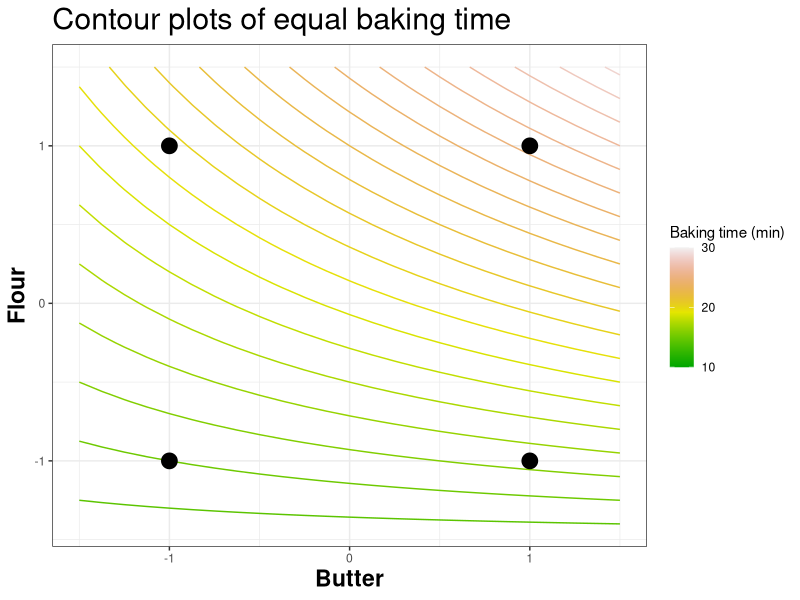

R code for this plot: (Note: this script raises an error after producing the figure.)
A = B  = c(-1, +1)
design <- expand.grid(A=A, B=B)
Butter = design$A
Flour = design$B
y = c(15, 16, 20, 25)
lsmodel = lm(y~Butter*Flour)
summary(lsmodel)

xlim=c(-1.5, +1.5)
ylim=c(-1.5, +1.5)
xlab="Butter"
ylab="Flour"
main ="Contour plots of equal baking time"
N=25
colour.function = terrain.colors
H.grid <- seq(xlim[1], xlim[2], length = N)
V.grid <- seq(ylim[1], ylim[2], length = N)
grd <- expand.grid(H.grid, V.grid)
n <- dim(grd)[1]
valid.names <- colnames(model.frame(lsmodel))[dim(model.frame(lsmodel))[2]:2]
  valid.names <- valid.names[valid.names != xlab]
  valid.names <- valid.names[valid.names != ylab]
  h.points <- model.frame(lsmodel)[, xlab]
  v.points <- model.frame(lsmodel)[, ylab]
  expt_points <- data.frame(xlab = h.points, ylab = v.points)
  colnames(grd) <- c(xlab, ylab)
  colnames(expt_points) <- c(xlab, ylab)
  grd <- rbind(grd, expt_points)
  n_points_grid <- dim(grd)[1]
  for (elem in valid.names) {
    grd[[elem]] <- 0
  }
  grd$y <- predict(lsmodel, grd)
  binwidth <- (max(grd$y) - min(grd$y))/20
  p <- ggplot2::ggplot(data = grd[1:n, ], ggplot2::aes_string(x = xlab, 
                                                              y = ylab, z = "y")) + ggplot2::stat_contour(ggplot2::aes(color = ..level..), 
                                                                                                          binwidth = binwidth)   + 
    ggplot2::scale_colour_gradientn(colours = colour.function(N), name="Baking time (min)", limits = c(10, 30), breaks=c(10, 20, 30)) + 
    ggplot2::theme(panel.background = ggplot2::element_rect(fill = "white")) + 
    ggplot2::theme(panel.grid = ggplot2::element_blank()) + 
    ggplot2::theme_bw() + ggplot2::theme(plot.title = ggplot2::element_text(size = ggplot2::rel(2))) + 
    ggplot2::theme(axis.title = ggplot2::element_text(face = "bold", 
                                                      size = ggplot2::rel(1.5))) + ggplot2::labs(title = main) + 
    ggplot2::geom_point(data = grd[(n + 1):n_points_grid, 
    ], ggplot2::aes_string(x = xlab, y = ylab), size = 5) + 
    ggplot2::scale_x_continuous(breaks = seq(round(xlim[1]), 
                                             round(xlim[2]), by = 1)) + ggplot2::scale_y_continuous(breaks = seq(round(ylim[1]), 
                                                                                                                 round(ylim[2]), by = 1))
  bitmap('contour-plots-interaction-example.png', type="png256", width=9, height=9, res=300, pointsize=14)
  plot(p)
  dev.off()
  